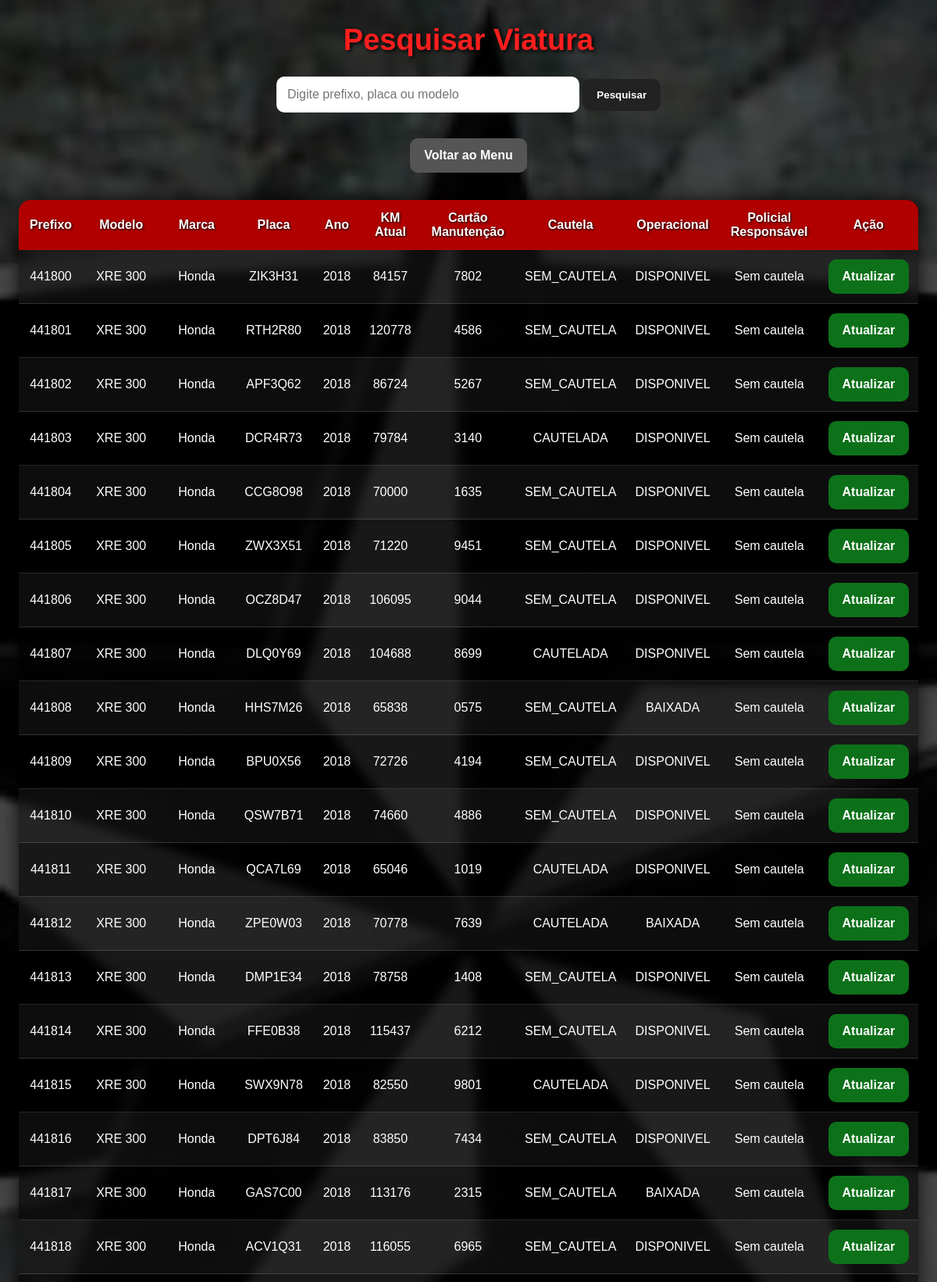
Screenshot of /php/pesquisar_viatura.php (upper part) with the database file from the repository.
### tables this page shows
CREATE TABLE IF NOT EXISTS viaturas (
    id_vtr INT AUTO_INCREMENT PRIMARY KEY,
    prefixo_vtr VARCHAR(10) NOT NULL UNIQUE,
    modelo_vtr VARCHAR(50) NOT NULL,
    marca_vtr VARCHAR(50),
    placa_vtr VARCHAR(8) NOT NULL UNIQUE,
    ano_modelo YEAR,
    km_atual INT DEFAULT 0,
    cartao_manutencao VARCHAR(16),

    situacao_cautela VARCHAR(20) DEFAULT 'SEM_CAUTELA',
    situacao_operacional VARCHAR(20) DEFAULT 'DISPONIVEL',

    observacao TEXT
);

### php/pesquisar_viatura.php (the view, shortened to what this page needs)
<?php
$conn = new mysqli("localhost", "root", "", "cadastro_viatura_rotam");
$busca = "";
$sql = "SELECT
            viaturas.id_vtr,
            viaturas.prefixo_vtr,
            viaturas.modelo_vtr,
            viaturas.marca_vtr,
            viaturas.placa_vtr,
            viaturas.ano_modelo,
            viaturas.km_atual,
            viaturas.cartao_manutencao,
            viaturas.situacao_cautela,
            viaturas.situacao_operacional,
            policiais.posto_graduacao_pol,
            policiais.nome_guerra_pol
        FROM viaturas
        LEFT JOIN cautela_vtr
            ON viaturas.id_vtr = cautela_vtr.id_vtr
            AND cautela_vtr.data_devolucao IS NULL
        LEFT JOIN policiais
            ON cautela_vtr.id_pol = policiais.id_pol
        WHERE
            viaturas.prefixo_vtr LIKE '%$busca%' OR
            viaturas.placa_vtr LIKE '%$busca%' OR
            viaturas.modelo_vtr LIKE '%$busca%'
        ORDER BY viaturas.prefixo_vtr";
$resultado = $conn->query($sql);
?>
<!DOCTYPE html>
<html lang="pt-br">
<head>
</head>
<body>
    <h1>Pesquisar Viatura</h1>
    <form method="GET">
        <input type="text" name="busca" placeholder="Digite prefixo, placa ou modelo" value="<?php echo $busca; ?>">
        <button type="submit">Pesquisar</button>
    </form>
    <br>
    <a class="voltar" href="menu.php">Voltar ao Menu</a>
    <table>
        <tr>
            <th>Prefixo</th>
            <th>Modelo</th>
            <th>Marca</th>
            <th>Placa</th>
            <th>Ano</th>
            <th>KM Atual</th>
            <th>Cartão Manutenção</th>
            <th>Cautela</th>
            <th>Operacional</th>
            <th>Policial Responsável</th>
            <th>Ação</th>
        </tr>
        <?php while ($linha = $resultado->fetch_assoc()) { ?>
            <tr>
                <td><?php echo $linha['prefixo_vtr']; ?></td>
                <td><?php echo $linha['modelo_vtr']; ?></td>
                <td><?php echo $linha['marca_vtr']; ?></td>
                <td><?php echo $linha['placa_vtr']; ?></td>
                <td><?php echo $linha['ano_modelo']; ?></td>
                <td><?php echo $linha['km_atual']; ?></td>
                <td><?php echo $linha['cartao_manutencao']; ?></td>
                <td><?php echo $linha['situacao_cautela']; ?></td>
                <td><?php echo $linha['situacao_operacional']; ?></td>
                <td>
                    <?php
                    if ($linha['nome_guerra_pol']) {
                        echo $linha['posto_graduacao_pol'] . " " . $linha['nome_guerra_pol'];
                    } else {
                        echo "Sem cautela";
                    }
                    ?>
                </td>
                <td>
                    <a class="atualizar" href="atualizar_viatura.php?id=<?php echo $linha['id_vtr']; ?>">
                        Atualizar
                    </a>
                </td>
            </tr>
        <?php } ?>
    </table>
</body>
</html>

### php/pesquisar_viatura.php (style rules this page uses)
body { margin: 0; padding: 0; font-family: Arial, sans-serif; background-image: linear-gradient(rgba(0, 0, 0, 0.72), rgba(0, 0, 0, 0.72)), url('../imagens/escudo.jpg'); background-repeat: no-repeat; background-size: cover; background-position: center; background-attachment: fixed; min-height: 100vh; color: white; text-align: center; }
h1 { color: #ff1e1e; text-shadow: 2px 2px 5px black; margin-top: 30px; font-size: 38px; }
form { margin-top: 20px; }
input { padding: 14px; width: 360px; border: none; border-radius: 10px; font-size: 16px; outline: none; }
button, a { padding: 13px 18px; background-color: #222; color: white; text-decoration: none; border: none; border-radius: 10px; cursor: pointer; font-weight: bold; transition: 0.3s; }
.voltar { background-color: #555; display: inline-block; margin-top: 15px; }
.atualizar { background-color: #0d711a; display: inline-block; }
table { width: 95%; margin: 35px auto; border-collapse: collapse; background: rgba(0, 0, 0, 0.65); backdrop-filter: blur(5px); border-radius: 15px; overflow: hidden; box-shadow: 0 0 25px rgba(0, 0, 0, 0.8); }
th { background-color: #b00000; color: white; padding: 14px; font-size: 16px; text-shadow: 1px 1px 3px black; }
td { padding: 12px; border-bottom: 1px solid rgba(255, 255, 255, 0.15); color: white; }
tr:nth-child(even) { background-color: rgba(255, 255, 255, 0.05); }

### rows the page displays
viaturas: prefixo_vtr "441800", modelo_vtr "XRE 300", marca_vtr "Honda", placa_vtr "ZIK3H31", ano_modelo "2018", km_atual "84157", cartao_manutencao "7802", situacao_cautela "SEM_CAUTELA", situacao_operacional "DISPONIVEL", shows "Sem cautela"
viaturas: prefixo_vtr "441801", modelo_vtr "XRE 300", marca_vtr "Honda", placa_vtr "RTH2R80", ano_modelo "2018", km_atual "120778", cartao_manutencao "4586", situacao_cautela "SEM_CAUTELA", situacao_operacional "DISPONIVEL", shows "Sem cautela"
viaturas: prefixo_vtr "441802", modelo_vtr "XRE 300", marca_vtr "Honda", placa_vtr "APF3Q62", ano_modelo "2018", km_atual "86724", cartao_manutencao "5267", situacao_cautela "SEM_CAUTELA", situacao_operacional "DISPONIVEL", shows "Sem cautela"
viaturas: prefixo_vtr "441803", modelo_vtr "XRE 300", marca_vtr "Honda", placa_vtr "DCR4R73", ano_modelo "2018", km_atual "79784", cartao_manutencao "3140", situacao_cautela "CAUTELADA", situacao_operacional "DISPONIVEL", shows "Sem cautela"
viaturas: prefixo_vtr "441804", modelo_vtr "XRE 300", marca_vtr "Honda", placa_vtr "CCG8O98", ano_modelo "2018", km_atual "70000", cartao_manutencao "1635", situacao_cautela "SEM_CAUTELA", situacao_operacional "DISPONIVEL", shows "Sem cautela"
viaturas: prefixo_vtr "441805", modelo_vtr "XRE 300", marca_vtr "Honda", placa_vtr "ZWX3X51", ano_modelo "2018", km_atual "71220", cartao_manutencao "9451", situacao_cautela "SEM_CAUTELA", situacao_operacional "DISPONIVEL", shows "Sem cautela"
viaturas: prefixo_vtr "441806", modelo_vtr "XRE 300", marca_vtr "Honda", placa_vtr "OCZ8D47", ano_modelo "2018", km_atual "106095", cartao_manutencao "9044", situacao_cautela "SEM_CAUTELA", situacao_operacional "DISPONIVEL", shows "Sem cautela"
viaturas: prefixo_vtr "441807", modelo_vtr "XRE 300", marca_vtr "Honda", placa_vtr "DLQ0Y69", ano_modelo "2018", km_atual "104688", cartao_manutencao "8699", situacao_cautela "CAUTELADA", situacao_operacional "DISPONIVEL", shows "Sem cautela"
viaturas: prefixo_vtr "441808", modelo_vtr "XRE 300", marca_vtr "Honda", placa_vtr "HHS7M26", ano_modelo "2018", km_atual "65838", cartao_manutencao "0575", situacao_cautela "SEM_CAUTELA", situacao_operacional "BAIXADA", shows "Sem cautela"
viaturas: prefixo_vtr "441809", modelo_vtr "XRE 300", marca_vtr "Honda", placa_vtr "BPU0X56", ano_modelo "2018", km_atual "72726", cartao_manutencao "4194", situacao_cautela "SEM_CAUTELA", situacao_operacional "DISPONIVEL", shows "Sem cautela"
viaturas: prefixo_vtr "441810", modelo_vtr "XRE 300", marca_vtr "Honda", placa_vtr "QSW7B71", ano_modelo "2018", km_atual "74660", cartao_manutencao "4886", situacao_cautela "SEM_CAUTELA", situacao_operacional "DISPONIVEL", shows "Sem cautela"
viaturas: prefixo_vtr "441811", modelo_vtr "XRE 300", marca_vtr "Honda", placa_vtr "QCA7L69", ano_modelo "2018", km_atual "65046", cartao_manutencao "1019", situacao_cautela "CAUTELADA", situacao_operacional "DISPONIVEL", shows "Sem cautela"
viaturas: prefixo_vtr "441812", modelo_vtr "XRE 300", marca_vtr "Honda", placa_vtr "ZPE0W03", ano_modelo "2018", km_atual "70778", cartao_manutencao "7639", situacao_cautela "CAUTELADA", situacao_operacional "BAIXADA", shows "Sem cautela"
viaturas: prefixo_vtr "441813", modelo_vtr "XRE 300", marca_vtr "Honda", placa_vtr "DMP1E34", ano_modelo "2018", km_atual "78758", cartao_manutencao "1408", situacao_cautela "SEM_CAUTELA", situacao_operacional "DISPONIVEL", shows "Sem cautela"
viaturas: prefixo_vtr "441814", modelo_vtr "XRE 300", marca_vtr "Honda", placa_vtr "FFE0B38", ano_modelo "2018", km_atual "115437", cartao_manutencao "6212", situacao_cautela "SEM_CAUTELA", situacao_operacional "DISPONIVEL", shows "Sem cautela"
viaturas: prefixo_vtr "441815", modelo_vtr "XRE 300", marca_vtr "Honda", placa_vtr "SWX9N78", ano_modelo "2018", km_atual "82550", cartao_manutencao "9801", situacao_cautela "CAUTELADA", situacao_operacional "DISPONIVEL", shows "Sem cautela"
viaturas: prefixo_vtr "441816", modelo_vtr "XRE 300", marca_vtr "Honda", placa_vtr "DPT6J84", ano_modelo "2018", km_atual "83850", cartao_manutencao "7434", situacao_cautela "SEM_CAUTELA", situacao_operacional "DISPONIVEL", shows "Sem cautela"
viaturas: prefixo_vtr "441817", modelo_vtr "XRE 300", marca_vtr "Honda", placa_vtr "GAS7C00", ano_modelo "2018", km_atual "113176", cartao_manutencao "2315", situacao_cautela "SEM_CAUTELA", situacao_operacional "BAIXADA", shows "Sem cautela"
viaturas: prefixo_vtr "441818", modelo_vtr "XRE 300", marca_vtr "Honda", placa_vtr "ACV1Q31", ano_modelo "2018", km_atual "116055", cartao_manutencao "6965", situacao_cautela "SEM_CAUTELA", situacao_operacional "DISPONIVEL", shows "Sem cautela"
